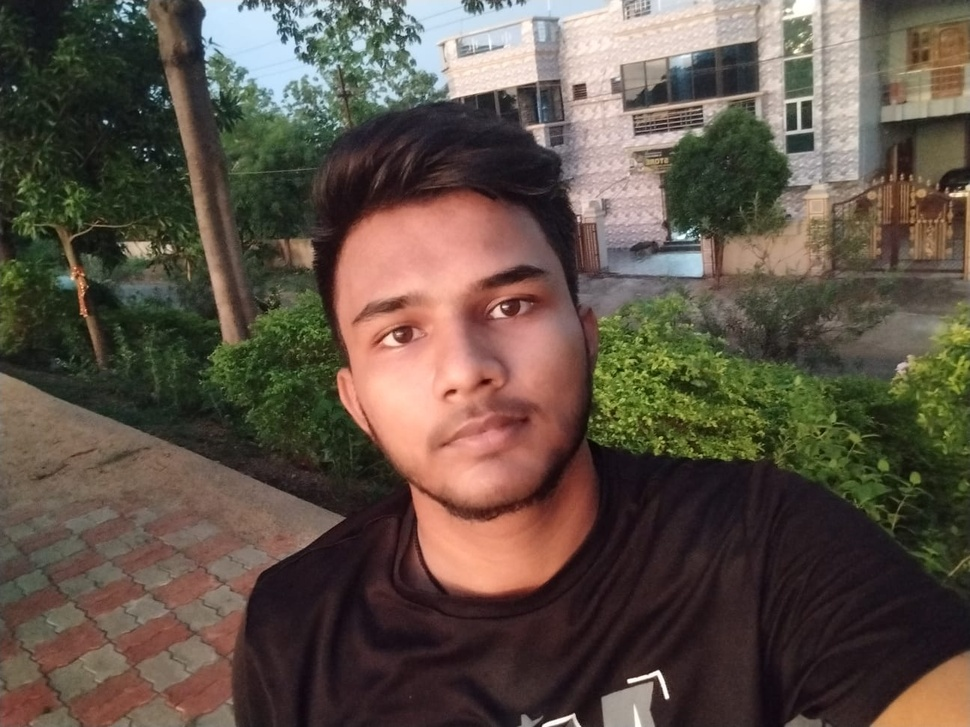
#> input picture phase2.1/python_image.jpeg, 970 x 727 px, shrunk from 1296 x 972 before the run
$ python d_text.py
#> lines starting #> are read from the running program, lines starting #| are printed output that depends on the picture; after the words box and inside, x2 and y2 are one past the last pixel; in counts of white or black regions, pixels touching at a corner belong together
import cv2

image = cv2.imread("python_image.jpeg")
#> image is the input picture: shape (727, 970, 3); mean B, G, R 70.9, 82.1, 94.7

if image is None:
    print("Image  is not loaded")
else:
    print("Image is loaded sucessfully")

    cv2.putText(image,"Handsome Boy",(250,250),cv2.FONT_HERSHEY_SIMPLEX,1.2,(0,255,0),2)
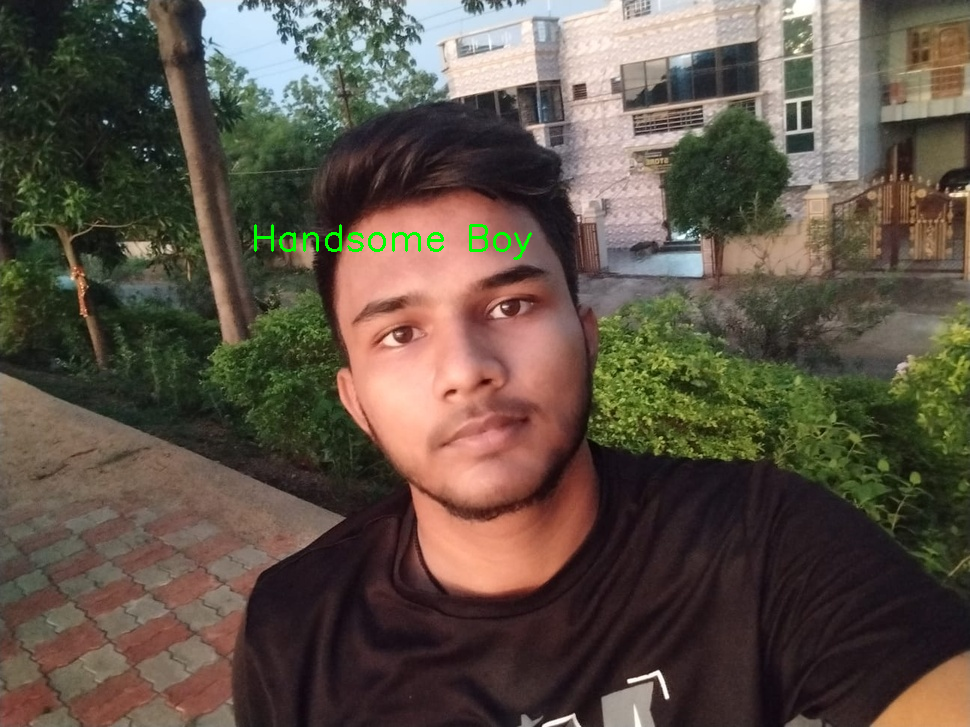
#> image: shape (727, 970, 3); 0.28% of pixels changed, all inside (x1, y1, x2, y2) = (254, 224, 532, 260)


    cv2.imshow("Put text in image",image)
    cv2.waitKey(0)
    cv2.destroyAllWindows()
